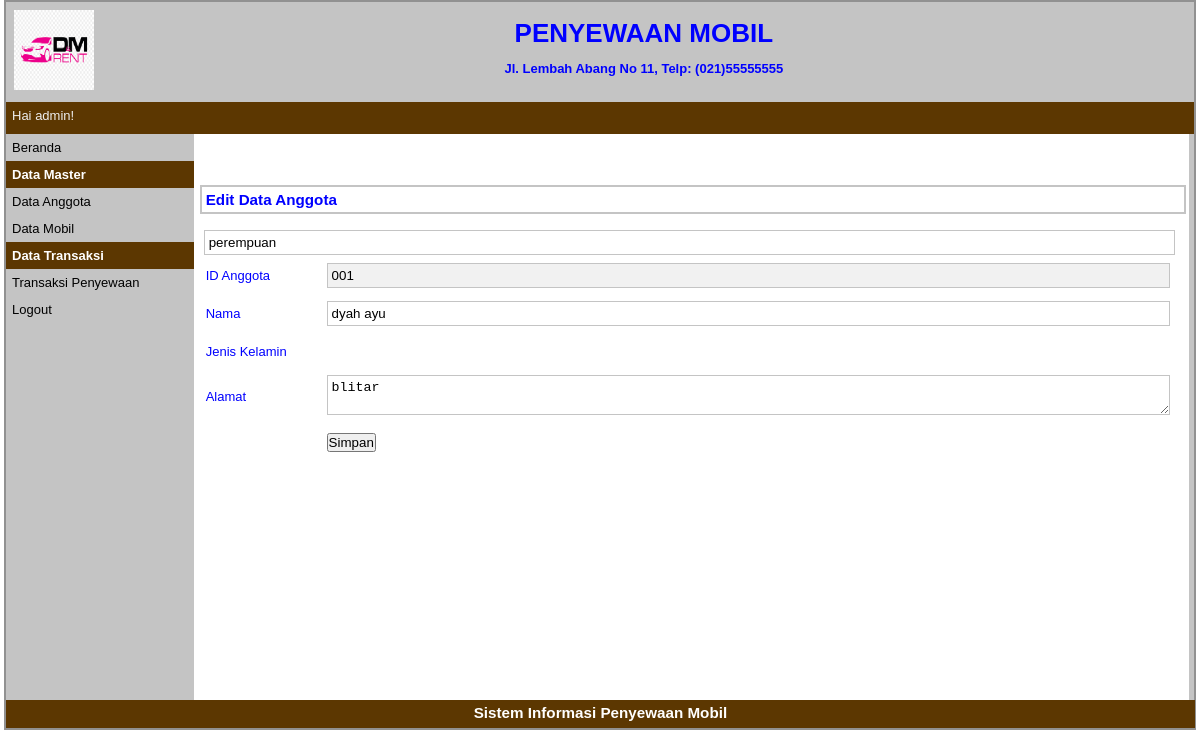
The app's page /index.php?p=anggota-edit&id=001 (signed in) with its own data.
### tables this page shows
CREATE TABLE `tbanggota` (
  `idanggota` varchar(5) NOT NULL,
  `nama` varchar(30) NOT NULL,
  `jeniskelamin` varchar(10) NOT NULL,
  `alamat` varchar(20) NOT NULL,
  `status` varchar(35) NOT NULL
);

### pages/anggota-edit.php (the view, shortened to what this page needs)
<?php
	$id_anggota=$_GET['id'];
	$q_tampil_anggota=mysqli_query($db,"SELECT * FROM tbanggota WHERE idanggota='$id_anggota'");
	$r_tampil_anggota=mysqli_fetch_array($q_tampil_anggota);
?>
<div id="label-page"><h3>Edit Data Anggota</h3></div>
<div id="content">
	<form action="proses/anggota-edit-proses.php" method="post" enctype="multipart/form-data">
	<table id="tabel-input">
		<tr>
			<td class="label-formulir">ID Anggota</td>
			<td class="isian-formulir"><input type="text" name="id_anggota" value="<?php echo $r_tampil_anggota['idanggota']; ?>" readonly="readonly" class="isian-formulir isian-formulir-border warna-formulir-disabled"></td>
		</tr>
		<tr>
			<td class="label-formulir">Nama</td>
			<td class="isian-formulir"><input type="text" name="nama" value="<?php echo $r_tampil_anggota['nama']; ?>" class="isian-formulir isian-formulir-border"></td>
		</tr>
		<tr>
			<td class="label-formulir">Jenis Kelamin</td>
			<input type="text" name="jenis_kelamin" value="<?php echo $r_tampil_anggota['jeniskelamin']; ?>" class="isian-formulir isian-formulir-border"></td>
		</tr>
		<tr>
			<td class="label-formulir">Alamat</td>
			<td class="isian-formulir"><textarea rows="2" cols="40" name="alamat" class="isian-formulir isian-formulir-border"><?php echo $r_tampil_anggota['alamat']; ?></textarea></td>
		</tr>
		<tr>
			<td class="label-formulir"></td>
			<td class="isian-formulir"><input type="submit" name="simpan" value="Simpan" id="tombol-simpan"></td>
		</tr>
	</table>
	</form>
</div>

### style.css (style rules this page uses)
* { margin:0px; padding:0px }
body { font-family:sans-serif; font-size:13px; color:blue; }
#label-page { margin-top:6px; margin-bottom:6px; margin-left:6px; border:2px solid #C4C4C4; padding:4px; width:97.9%; }
#content { float:left; width:96.8%; min-height:454px; background-image : border:2px solid #C4C4C4; padding:10px; margin-bottom:6px; }
#tabel-input { width:100%; }
.label-formulir { width:12%; height:36px; margin:20px; }
.isian-formulir { width:80%; padding:4px; width:99.8%; }
.isian-formulir-border { border:1px solid #C4C4C4; }
.warna-formulir-disabled { background-color:#F1F1F1; }

### records on screen
tbanggota: id_anggota "001", nama "dyah ayu", jenis_kelamin "perempuan", alamat "blitar"

### other values on screen
$_SESSION['sesi'] "admin"
